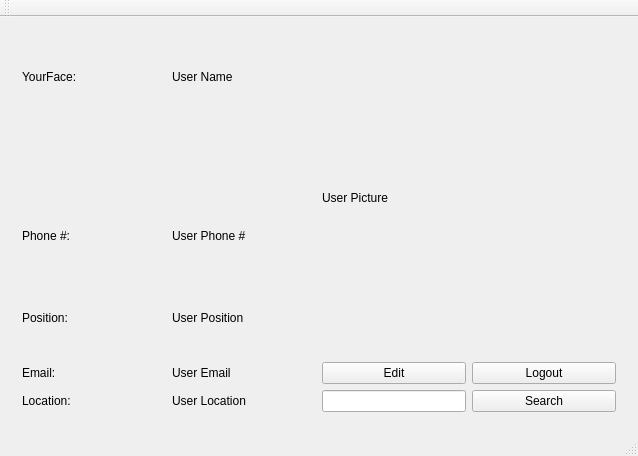
<?xml version="1.0" encoding="UTF-8"?>
<ui version="4.0">
 <class>MainWindow</class>
 <widget class="QMainWindow" name="MainWindow">
  <property name="geometry">
   <rect>
    <x>0</x>
    <y>0</y>
    <width>638</width>
    <height>456</height>
   </rect>
  </property>
  <property name="windowTitle">
   <string>MyFace</string>
  </property>
  <widget class="QWidget" name="centralWidget">
   <layout class="QVBoxLayout" name="verticalLayout">
    <item>
     <widget class="QStackedWidget" name="stackedWidget">
      <property name="currentIndex">
       <number>1</number>
      </property>
      <widget class="QWidget" name="page_5">
       <layout class="QVBoxLayout" name="verticalLayout_2">
        <item>
         <widget class="QLabel" name="label">
          <property name="font">
           <font>
            <pointsize>26</pointsize>
            <weight>75</weight>
            <italic>true</italic>
            <bold>true</bold>
           </font>
          </property>
          <property name="text">
           <string>Welcome to MyFace</string>
          </property>
          <property name="alignment">
           <set>Qt::AlignCenter</set>
          </property>
         </widget>
        </item>
        <item>
         <layout class="QHBoxLayout" name="horizontalLayout">
          <item>
           <widget class="QLabel" name="label_2">
            <property name="text">
             <string>Username</string>
            </property>
           </widget>
          </item>
          <item>
           <widget class="QLineEdit" name="lineEdit"/>
          </item>
         </layout>
        </item>
        <item>
         <layout class="QHBoxLayout" name="horizontalLayout_2">
          <item>
           <widget class="QLabel" name="label_3">
            <property name="text">
             <string>Password</string>
            </property>
           </widget>
          </item>
          <item>
           <widget class="QLineEdit" name="lineEdit_2"/>
          </item>
         </layout>
        </item>
        <item>
         <widget class="QPushButton" name="pushButton">
          <property name="text">
           <string>Login</string>
          </property>
         </widget>
        </item>
        <item>
         <widget class="QPushButton" name="pushButton_2">
          <property name="text">
           <string>Create New</string>
          </property>
         </widget>
        </item>
       </layout>
      </widget>
      <widget class="QWidget" name="page_6">
       <layout class="QGridLayout" name="gridLayout">
        <item row="3" column="0">
         <layout class="QHBoxLayout" name="horizontalLayout_5">
          <item>
           <widget class="QLabel" name="label_8">
            <property name="text">
             <string>Position:</string>
            </property>
           </widget>
          </item>
          <item>
           <widget class="QLabel" name="position">
            <property name="text">
             <string>User Position</string>
            </property>
           </widget>
          </item>
         </layout>
        </item>
        <item row="8" column="1">
         <layout class="QHBoxLayout" name="horizontalLayout_9">
          <item>
           <widget class="QLineEdit" name="search">
            <property name="sizePolicy">
             <sizepolicy hsizetype="Preferred" vsizetype="Fixed">
              <horstretch>0</horstretch>
              <verstretch>0</verstretch>
             </sizepolicy>
            </property>
           </widget>
          </item>
          <item>
           <widget class="QPushButton" name="pushButton_3">
            <property name="sizePolicy">
             <sizepolicy hsizetype="Minimum" vsizetype="Fixed">
              <horstretch>0</horstretch>
              <verstretch>0</verstretch>
             </sizepolicy>
            </property>
            <property name="text">
             <string>Search</string>
            </property>
           </widget>
          </item>
         </layout>
        </item>
        <item row="1" column="0">
         <spacer name="verticalSpacer">
          <property name="orientation">
           <enum>Qt::Vertical</enum>
          </property>
          <property name="sizeType">
           <enum>QSizePolicy::Minimum</enum>
          </property>
          <property name="sizeHint" stdset="0">
           <size>
            <width>20</width>
            <height>40</height>
           </size>
          </property>
         </spacer>
        </item>
        <item row="6" column="0">
         <layout class="QHBoxLayout" name="horizontalLayout_6">
          <item>
           <widget class="QLabel" name="label_9">
            <property name="text">
             <string>Email:</string>
            </property>
           </widget>
          </item>
          <item>
           <widget class="QLabel" name="email">
            <property name="text">
             <string>User Email</string>
            </property>
           </widget>
          </item>
         </layout>
        </item>
        <item row="0" column="0">
         <layout class="QHBoxLayout" name="horizontalLayout_3">
          <item>
           <widget class="QLabel" name="label_4">
            <property name="text">
             <string>YourFace:</string>
            </property>
           </widget>
          </item>
          <item>
           <widget class="QLabel" name="username">
            <property name="text">
             <string>User Name</string>
            </property>
           </widget>
          </item>
         </layout>
        </item>
        <item row="2" column="0">
         <layout class="QHBoxLayout" name="horizontalLayout_4">
          <item>
           <widget class="QLabel" name="label_7">
            <property name="text">
             <string>Phone #:</string>
            </property>
           </widget>
          </item>
          <item>
           <widget class="QLabel" name="phone">
            <property name="text">
             <string>User Phone #</string>
            </property>
           </widget>
          </item>
         </layout>
        </item>
        <item row="0" column="1" rowspan="4">
         <widget class="QLabel" name="picture">
          <property name="text">
           <string>User Picture</string>
          </property>
         </widget>
        </item>
        <item row="8" column="0">
         <layout class="QHBoxLayout" name="horizontalLayout_7">
          <item>
           <widget class="QLabel" name="label_10">
            <property name="text">
             <string>Location:</string>
            </property>
           </widget>
          </item>
          <item>
           <widget class="QLabel" name="location">
            <property name="text">
             <string>User Location</string>
            </property>
           </widget>
          </item>
         </layout>
        </item>
        <item row="6" column="1">
         <layout class="QHBoxLayout" name="horizontalLayout_11">
          <item>
           <widget class="QPushButton" name="edit">
            <property name="text">
             <string>Edit</string>
            </property>
           </widget>
          </item>
          <item>
           <widget class="QPushButton" name="logout">
            <property name="text">
             <string>Logout</string>
            </property>
           </widget>
          </item>
         </layout>
        </item>
       </layout>
       <zorder>picture</zorder>
       <zorder>verticalSpacer</zorder>
      </widget>
      <widget class="QWidget" name="page_7">
       <layout class="QHBoxLayout" name="horizontalLayout_12">
        <item>
         <layout class="QVBoxLayout" name="verticalLayout_5">
          <item>
           <widget class="QLabel" name="label_5">
            <property name="font">
             <font>
              <pointsize>18</pointsize>
             </font>
            </property>
            <property name="text">
             <string>Results:</string>
            </property>
           </widget>
          </item>
          <item>
           <widget class="QScrollArea" name="scrollArea">
            <property name="widgetResizable">
             <bool>true</bool>
            </property>
            <widget class="QWidget" name="scrollAreaWidgetContents_2">
             <property name="geometry">
              <rect>
               <x>0</x>
               <y>0</y>
               <width>590</width>
               <height>265</height>
              </rect>
             </property>
            </widget>
           </widget>
          </item>
          <item>
           <widget class="QPushButton" name="return_profile">
            <property name="text">
             <string>Return</string>
            </property>
           </widget>
          </item>
         </layout>
        </item>
       </layout>
      </widget>
      <widget class="QWidget" name="page_8">
       <layout class="QVBoxLayout" name="verticalLayout_6">
        <item>
         <widget class="QLabel" name="label_17">
          <property name="font">
           <font>
            <pointsize>22</pointsize>
           </font>
          </property>
          <property name="text">
           <string>Edit Information</string>
          </property>
          <property name="alignment">
           <set>Qt::AlignCenter</set>
          </property>
         </widget>
        </item>
        <item>
         <layout class="QHBoxLayout" name="horizontalLayout_13">
          <item>
           <widget class="QLabel" name="label_6">
            <property name="text">
             <string>Username:</string>
            </property>
           </widget>
          </item>
          <item>
           <widget class="QLineEdit" name="name_edit"/>
          </item>
         </layout>
        </item>
        <item>
         <layout class="QHBoxLayout" name="horizontalLayout_14">
          <item>
           <widget class="QLabel" name="label_11">
            <property name="text">
             <string>Password:</string>
            </property>
           </widget>
          </item>
          <item>
           <widget class="QLineEdit" name="pwd_edit"/>
          </item>
         </layout>
        </item>
        <item>
         <layout class="QHBoxLayout" name="horizontalLayout_15">
          <item>
           <widget class="QLabel" name="label_12">
            <property name="text">
             <string>Re-enter Password:</string>
            </property>
           </widget>
          </item>
          <item>
           <widget class="QLineEdit" name="pwd_edit_check"/>
          </item>
         </layout>
        </item>
        <item>
         <layout class="QHBoxLayout" name="horizontalLayout_16">
          <item>
           <widget class="QLabel" name="label_13">
            <property name="text">
             <string>Phone Number:</string>
            </property>
           </widget>
          </item>
          <item>
           <widget class="QLineEdit" name="phone_edit"/>
          </item>
         </layout>
        </item>
        <item>
         <layout class="QHBoxLayout" name="horizontalLayout_17">
          <item>
           <widget class="QLabel" name="label_14">
            <property name="text">
             <string>Position:</string>
            </property>
           </widget>
          </item>
          <item>
           <widget class="QLineEdit" name="position_edit"/>
          </item>
         </layout>
        </item>
        <item>
         <layout class="QHBoxLayout" name="horizontalLayout_18">
          <item>
           <widget class="QLabel" name="label_15">
            <property name="text">
             <string>Email:</string>
            </property>
           </widget>
          </item>
          <item>
           <widget class="QLineEdit" name="email_edit"/>
          </item>
         </layout>
        </item>
        <item>
         <layout class="QHBoxLayout" name="horizontalLayout_19">
          <item>
           <widget class="QLabel" name="label_16">
            <property name="text">
             <string>Location:</string>
            </property>
           </widget>
          </item>
          <item>
           <widget class="QLineEdit" name="location_edit"/>
          </item>
         </layout>
        </item>
        <item>
         <layout class="QHBoxLayout" name="horizontalLayout_20">
          <item>
           <widget class="QPushButton" name="pushButton_4">
            <property name="text">
             <string>Select Photo</string>
            </property>
           </widget>
          </item>
          <item>
           <widget class="QLineEdit" name="photo_location"/>
          </item>
         </layout>
        </item>
        <item>
         <widget class="QPushButton" name="save">
          <property name="text">
           <string>Save</string>
          </property>
         </widget>
        </item>
       </layout>
      </widget>
     </widget>
    </item>
   </layout>
  </widget>
  <widget class="QMenuBar" name="menuBar">
   <property name="geometry">
    <rect>
     <x>0</x>
     <y>0</y>
     <width>638</width>
     <height>26</height>
    </rect>
   </property>
  </widget>
  <widget class="QToolBar" name="mainToolBar">
   <attribute name="toolBarArea">
    <enum>TopToolBarArea</enum>
   </attribute>
   <attribute name="toolBarBreak">
    <bool>false</bool>
   </attribute>
  </widget>
  <widget class="QStatusBar" name="statusBar"/>
 </widget>
 <layoutdefault spacing="6" margin="11"/>
 <resources/>
 <connections>
  <connection>
   <sender>lineEdit_2</sender>
   <signal>returnPressed()</signal>
   <receiver>pushButton</receiver>
   <slot>click()</slot>
   <hints>
    <hint type="sourcelabel">
     <x>148</x>
     <y>294</y>
    </hint>
    <hint type="destinationlabel">
     <x>156</x>
     <y>356</y>
    </hint>
   </hints>
  </connection>
 </connections>
</ui>
